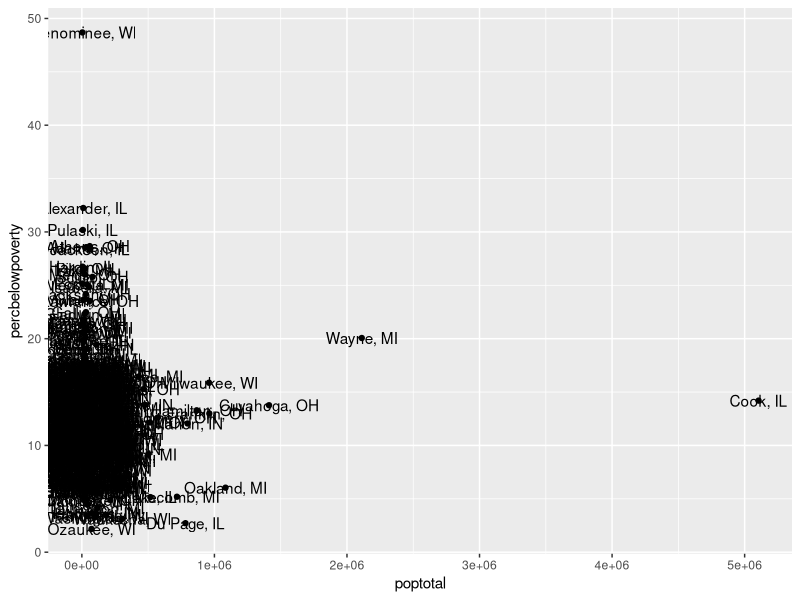
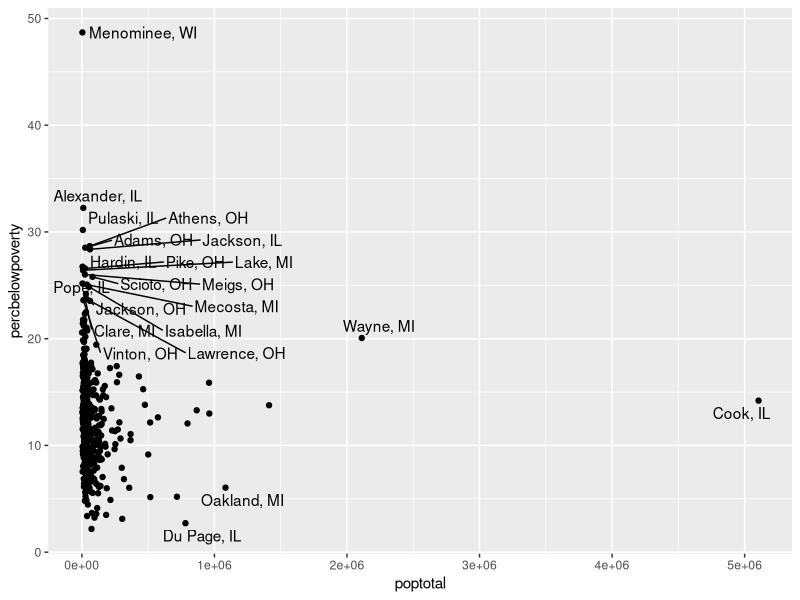
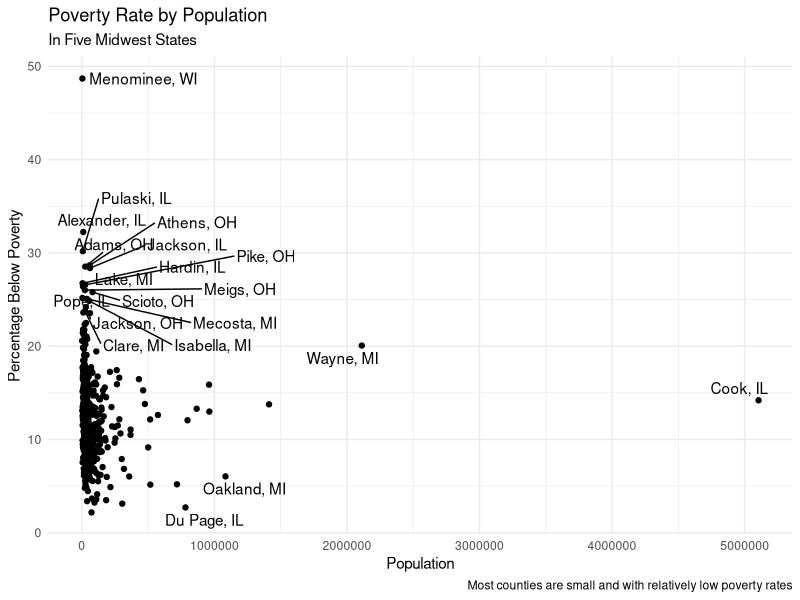
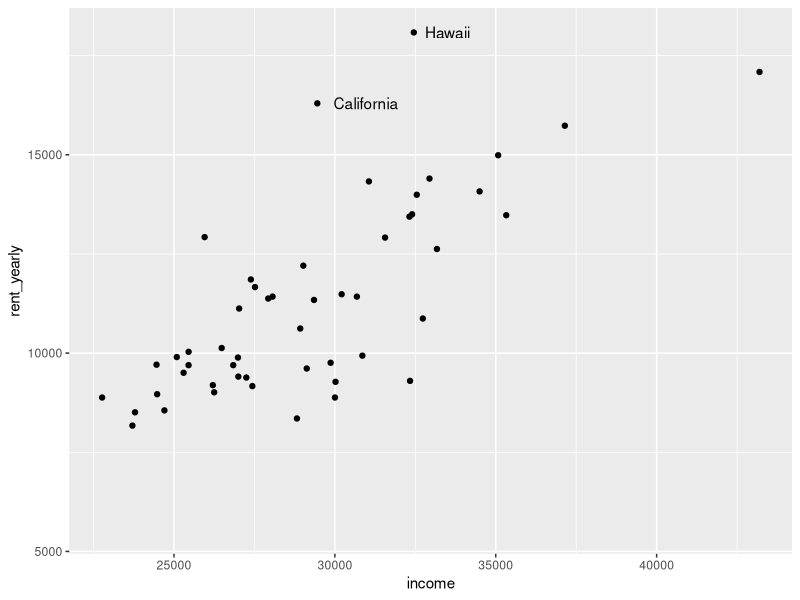

These charts were generated, in order, by the following R code:
## ---- chunk 1
library(tidyverse)
# install.packages("ggrepel")
library(ggrepel)
## ---- chunk 2
midwest
## ---- chunk 3
midwest <- midwest %>% 
  select(poptotal, percbelowpoverty, county, state)

midwest
## ---- chunk 4
# str_to_sentence("ocala")
# str_to_title("ocala wayne")

midwest <- midwest %>% 
  mutate(county = str_to_lower(county),
         county = tools::toTitleCase(county),
         county = str_c(county, ", ", state))

midwest <- midwest %>% 
  select(-state)

midwest
## ---- chunk 5
midwest %>% 
  ggplot(aes(x = poptotal, y = percbelowpoverty, label = county)) +
  geom_point() +
  geom_text()
## ---- chunk 6
midwest %>% 
  ggplot(aes(x = poptotal, y = percbelowpoverty, label = county)) +
  geom_point() +
  geom_text_repel(max.overlaps = 20)
## ---- chunk 7
options(scipen = 10000000)

midwest %>% 
  ggplot(aes(x = poptotal, y = percbelowpoverty, label = county)) +
  geom_point() +
  geom_text_repel(max.overlaps = 20) +
  labs(title = "Poverty Rate by Population",
       subtitle = "In Five Midwest States",
       x = "Population",
       y = "Percentage Below Poverty",
       caption = "Most counties are small and with relatively low poverty rates") +
  theme_minimal()
## ---- chunk 8
us_rent_income
## ---- chunk 9
us_rent_income <- us_rent_income %>% 
  select(-moe, -GEOID)
## ---- chunk 10
us_rent_income <- us_rent_income %>% 
  pivot_wider(names_from = variable, values_from = estimate)
## ---- chunk 11
us_rent_income <- us_rent_income %>% 
  mutate(rent_yearly = rent * 12)
## ---- chunk 12
us_rent_income
## ---- chunk 13

## ---- chunk 14

## ---- chunk 15
us_rent_income %>% 
  mutate(prop_of_income = rent_yearly / income) %>% 
  mutate(NAME = ifelse(prop_of_income < .50, NA, NAME)) %>% 
  ggplot(aes(x = income, y = rent_yearly, label = NAME)) +
  geom_point() +
  geom_text(hjust = -.25)
